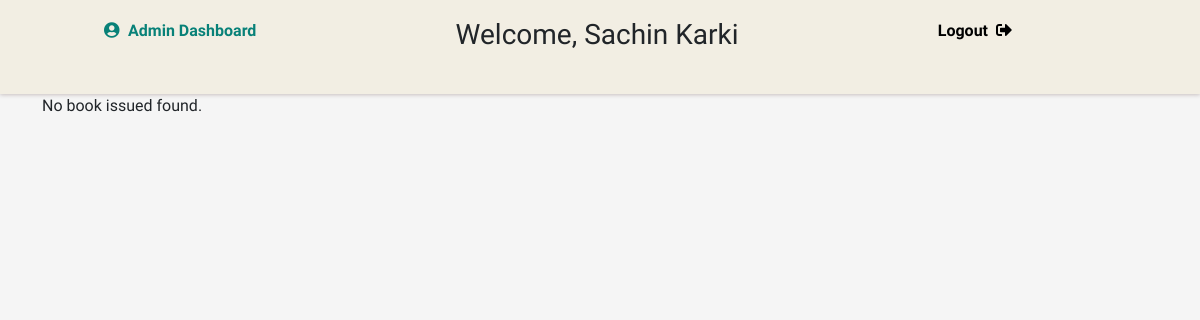
Page /admin/book_issued.php (signed in) on the earlier database version.
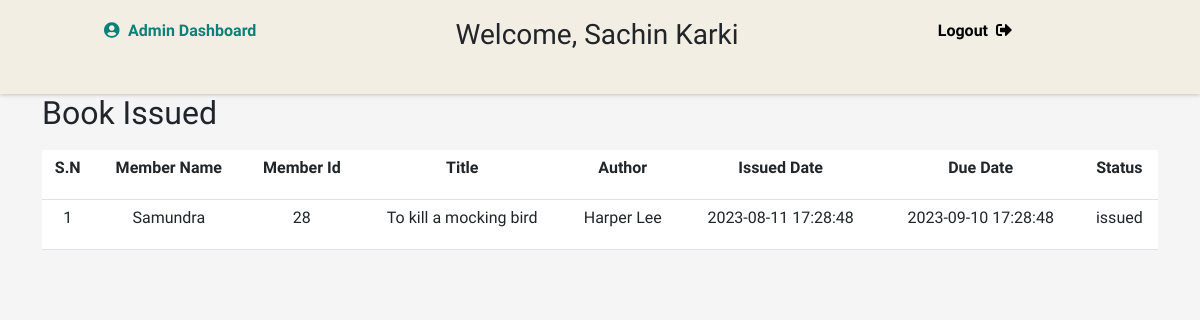
Same page on the later database version.
### tables this page shows
CREATE TABLE `issue` (
  `issue_id` int(11) NOT NULL,
  `book_id` int(11) DEFAULT NULL,
  `member_id` int(11) DEFAULT NULL,
  `issue_date` datetime DEFAULT NULL,
  `status` enum('issued','returned','overdue') NOT NULL,
  `duedate` datetime DEFAULT NULL,
  `borrowing_id` int(11) DEFAULT NULL
);

CREATE TABLE `members` (
  `member_id` int(11) NOT NULL,
  `username` varchar(30) DEFAULT NULL,
  `password` varchar(255) DEFAULT NULL,
  `name` varchar(255) DEFAULT NULL,
  `address` varchar(255) DEFAULT NULL,
  `contact_number` varchar(14) DEFAULT NULL,
  `email` varchar(50) DEFAULT NULL,
  `join_date` date DEFAULT NULL,
  `type` varchar(50) DEFAULT NULL,
  `approved` tinyint(4) DEFAULT 0
);

CREATE TABLE `books` (
  `book_id` int(11) NOT NULL,
  `title` varchar(255) DEFAULT NULL,
  `author` varchar(255) DEFAULT NULL,
  `publication_date` date DEFAULT NULL,
  `ISBN` varchar(20) DEFAULT NULL,
  `quantity_available` int(11) DEFAULT NULL,
  `photo` mediumblob DEFAULT NULL,
  `description` text DEFAULT NULL,
  `category_id` int(11) DEFAULT NULL,
  `publisher_id` int(11) DEFAULT NULL
);

### admin/book_issued.php (the view, shortened to what this page needs)
<?php
include '../includes/connection.php';
?>
<?php include_once 'header.php'; ?>
<div class="main">
  <div class="container">
    <?php
    $select_query = "SELECT issue.duedate, books.title, books.author, members.member_id, members.name, issue.status, issue.issue_date, issue.issue_id
    FROM books
    JOIN issue ON books.book_id = issue.book_id
    JOIN members ON issue.member_id = members.member_id
    WHERE issue.status = 'issued';";
    $result = $conn->query($select_query);
    if ($result) {
      if ($result->num_rows > 0) {
        echo "<h2>Book Issued</h2>";
        echo "<table class='table '>";
        echo "<tr>
                <th>S.N</th>
                <th>Member Name</th>
                <th>Member Id</th>
                <th>Title</th>
                <th>Author</th>
                <th>Issued Date</th>
                <th>Due Date</th>
                <th>Status</th>
              </tr>";
        $sn = 1;
        while ($row = $result->fetch_assoc()) {
          echo "<tr>";
          echo "<td>" . $sn . "</td>";
          echo "<td>" . $row['name'] . "</td>";
          echo "<td>" . $row['member_id'] . "</td>";
          echo "<td>" . $row['title'] . "</td>";
          echo "<td>" . $row['author'] . "</td>";
          echo "<td>" . $row['issue_date'] . "</td>";
          echo "<td>" . $row['duedate'] . "</td>";
          echo "<td>" . $row['status'] . "</td>";
          echo "</tr>";
          $sn++;
        }
        echo "</table>";
      } else {
        echo "No book issued found.";
      }
    }
    ?>
  </div>
</div>

Differences in the rows shown:
added issue: member.name "Samundra", member.member_id "28", book.title "To kill a mocking bird", book.author "Harper Lee", issue_date "2023-08-11 17:28:48", duedate "2023-09-10 17:28:48", status "issued"
Other differences:
text no longer shown: "No book issued found."
text now shown: "Book Issued S.N Member Name Member Id Title Author Issued Date Due Date Status"
